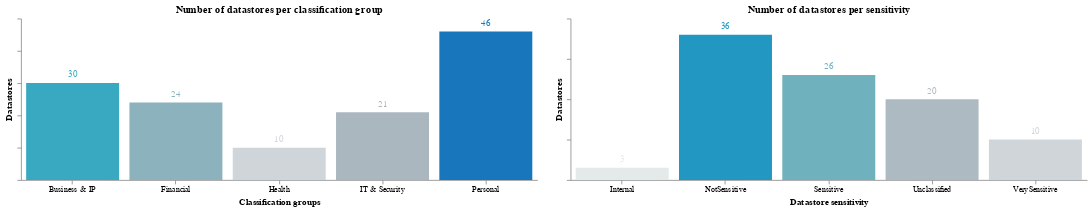

Here is the notebook cell this chart was saved with:
### Code cell
((c1.mark_bar() + c1.mark_text(align='center', dy=-10)) | (c2.mark_bar() + c2.mark_text(align='center', dy=-10))).configure_axis(grid=False).configure_view(strokeWidth=0)

### Figure 1 — Vega-Lite specification as saved in the notebook (floating-point values rounded to 4 significant figures)
{"config": {"view": {"continuousWidth": 300, "continuousHeight": 300, "strokeWidth": 0}, "axis": {"grid": false}}, "hconcat": [{"layer": [{"mark": {"type": "bar"}, "encoding": {"color": {"field": "count", "legend": null, "scale": {"scheme": "lightgreyteal", "reverse": false}, "type": "quantitative"}, "text": {"field": "count", "type": "quantitative"}, "tooltip": [{"field": "classificationGroups", "type": "nominal"}, {"field": "count", "type": "quantitative"}], "x": {"axis": {"labelAngle": 0, "labels": true}, "field": "classificationGroups", "title": "Classification groups", "type": "nominal"}, "y": {"axis": {"labels": false}, "field": "count", "title": "Datastores", "type": "quantitative"}}, "title": "Number of datastores per classification group"}, {"mark": {"type": "text", "align": "center", "dy": -10}, "encoding": {"color": {"field": "count", "legend": null, "scale": {"scheme": "lightgreyteal", "reverse": false}, "type": "quantitative"}, "text": {"field": "count", "type": "quantitative"}, "tooltip": [{"field": "classificationGroups", "type": "nominal"}, {"field": "count", "type": "quantitative"}], "x": {"axis": {"labelAngle": 0, "labels": true}, "field": "classificationGroups", "title": "Classification groups", "type": "nominal"}, "y": {"axis": {"labels": false}, "field": "count", "title": "Datastores", "type": "quantitative"}}, "title": "Number of datastores per classification group"}], "data": {"name": "data-290ebf8a9aa834d8c28ed9f25bcef999"}, "height": 200, "width": 640}, {"layer": [{"mark": {"type": "bar"}, "encoding": {"color": {"field": "count", "legend": null, "scale": {"scheme": "lightgreyteal", "reverse": false}, "type": "quantitative"}, "text": {"field": "count", "type": "quantitative"}, "tooltip": [{"field": "sensitivity", "type": "nominal"}, {"field": "count", "type": "quantitative"}], "x": {"axis": {"labelAngle": 0, "labels": true}, "field": "sensitivity", "title": "Datastore sensitivity", "type": "nominal"}, "y": {"axis": {"labels": false}, "field": "count", "title": "Datastores", "type": "quantitative"}}, "title": "Number of datastores per sensitivity"}, {"mark": {"type": "text", "align": "center", "dy": -10}, "encoding": {"color": {"field": "count", "legend": null, "scale": {"scheme": "lightgreyteal", "reverse": false}, "type": "quantitative"}, "text": {"field": "count", "type": "quantitative"}, "tooltip": [{"field": "sensitivity", "type": "nominal"}, {"field": "count", "type": "quantitative"}], "x": {"axis": {"labelAngle": 0, "labels": true}, "field": "sensitivity", "title": "Datastore sensitivity", "type": "nominal"}, "y": {"axis": {"labels": false}, "field": "count", "title": "Datastores", "type": "quantitative"}}, "title": "Number of datastores per sensitivity"}], "data": {"name": "data-483eab392bea41ffd45981925f8d0c6d"}, "height": 200, "width": 640}], "$schema": "https://vega.github.io/schema/vega-lite/v5.20.1.json", "datasets": {"data-290ebf8a9aa834d8c28ed9f25bcef999": [{"classificationGroups": "Business & IP", "count": 30}, {"classificationGroups": "Financial", "count": 24}, {"classificationGroups": "Health", "count": 10}, {"classificationGroups": "IT & Security", "count": 21}, {"classificationGroups": "Personal", "count": 46}], "data-483eab392bea41ffd45981925f8d0c6d": [{"sensitivity": "Internal", "count": 3}, {"sensitivity": "NotSensitive", "count": 36}, {"sensitivity": "Sensitive", "count": 26}, {"sensitivity": "Unclassified", "count": 20}, {"sensitivity": "VerySensitive", "count": 10}]}}
